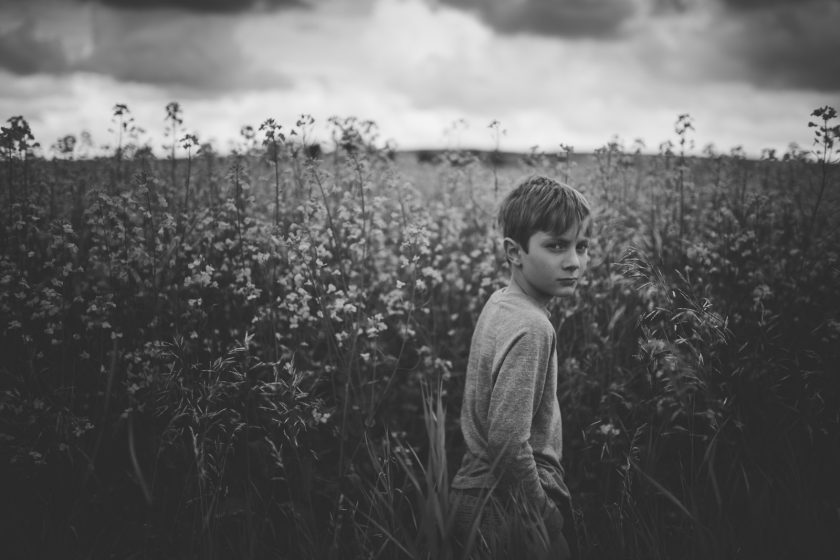
#> input picture Python/image processing/child.jpg, 840 x 560 px
$ python log_transform.py
#> lines starting #> are read from the running program, lines starting #| are printed output that depends on the picture
import numpy as np
import matplotlib.pyplot as plt
import cv2


img = cv2.imread('child.jpg')
#> img is the input picture: shape (560, 840, 3); min 26, max 244, mean 96.2
gray = cv2.cvtColor(img, cv2.COLOR_BGR2GRAY)
gray_float = gray.astype(np.float32)
c = 255 / np.log(1 + np.max(gray_float))
#> c = 46.35
log_img = c * np.log(1 + gray_float)
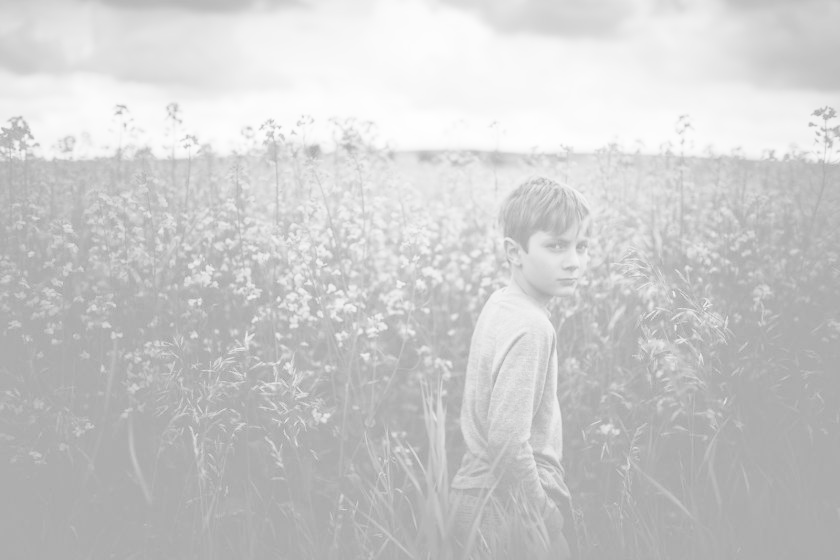
#> log_img: shape (560, 840) float32; min 152.8, max 255, mean 204.1
log_img = np.uint8(log_img)

# Display Original Image
plt.figure(1)
plt.imshow(gray, cmap='gray')
plt.title("Original Grayscale Image")
plt.axis('off')

# Histogram of Original Image
plt.figure(2)
plt.hist(gray.ravel(), bins=256)
plt.title("Histogram of Original Image")

# Display Log Transformed Image
plt.figure(3)
plt.imshow(log_img, cmap='gray')
plt.title("Log Transformed Image")
plt.axis('off')

# Histogram of Log Transformed Image
plt.figure(4)
plt.hist(log_img.ravel(), bins=256)
plt.title("Histogram of Log Transformed Image")
plt.show()
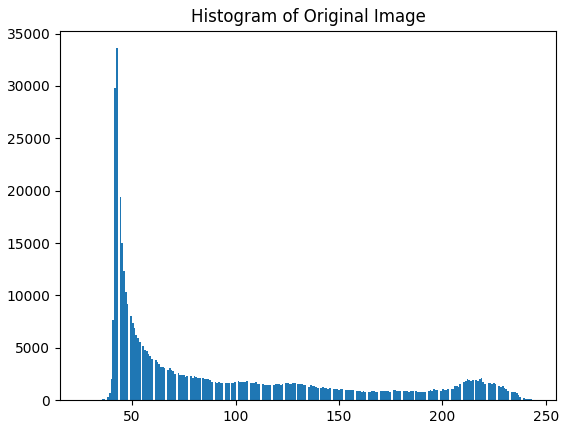
#> figure drawn by matplotlib, 1 panel; tallest bar 33606 high, from x = 42.18 to 43.03
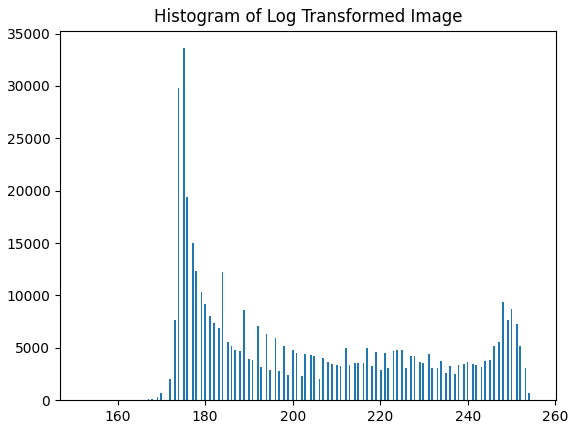
#> figure drawn by matplotlib, 1 panel; tallest bar 33606 high, from x = 174.9 to 175.3

$ run again, with Python/image processing/noice.jpg copied over Python/image processing/child.jpg
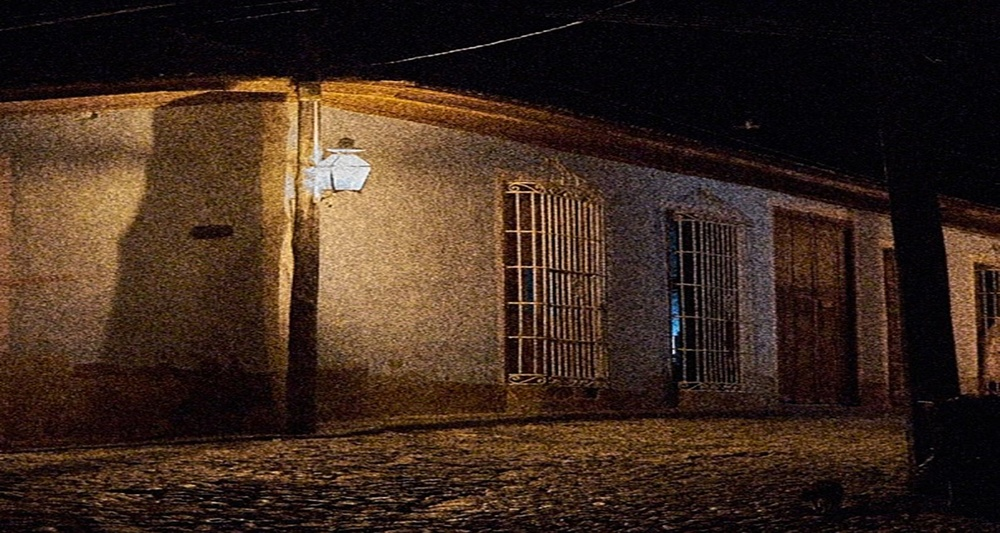
#> input picture Python/image processing/noice.jpg, 1000 x 533 px, shrunk from 1500 x 800 before the run
#> img is the input picture: shape (533, 1000, 3); mean B, G, R 30, 41.5, 60.9
#> `gray = cv2.cvtColor(img, cv2.COLOR_BGR2GRAY)`:
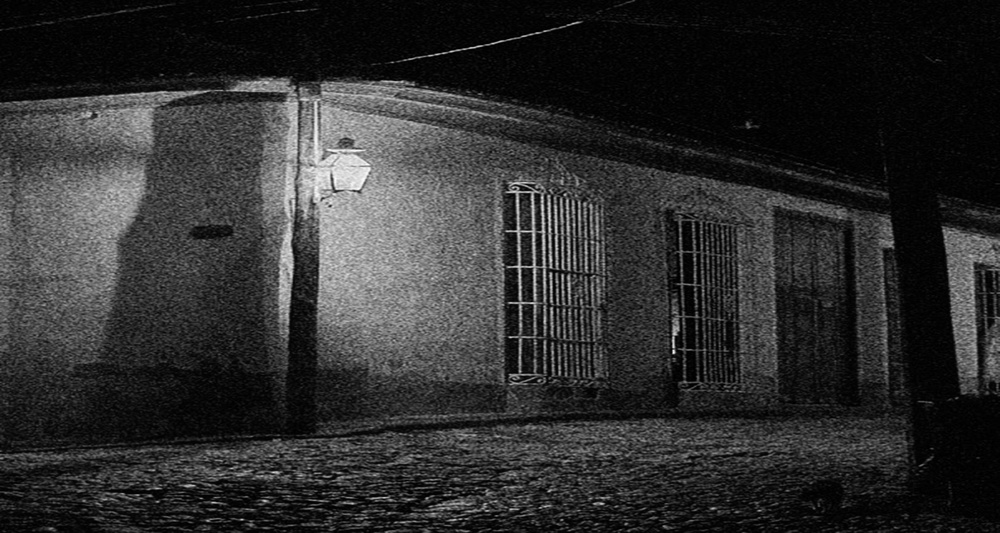
#> gray: shape (533, 1000); min 0, max 255, mean 46
#> c = 45.99
#> `plt.show()`:
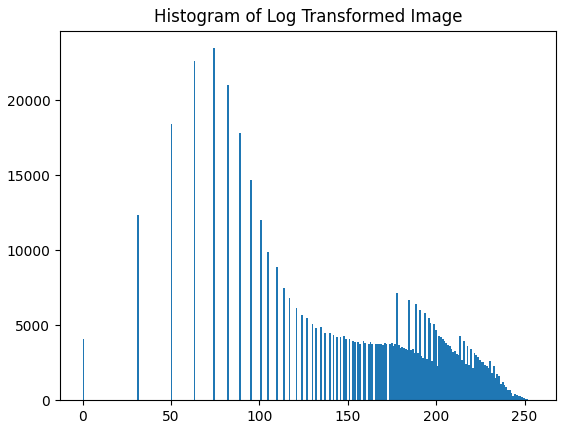
#> figure drawn by matplotlib, 1 panel; tallest bar 23458 high, from x = 73.71 to 74.71

$ run again, with Python/image processing/peacock - Copy.jpg copied over Python/image processing/child.jpg
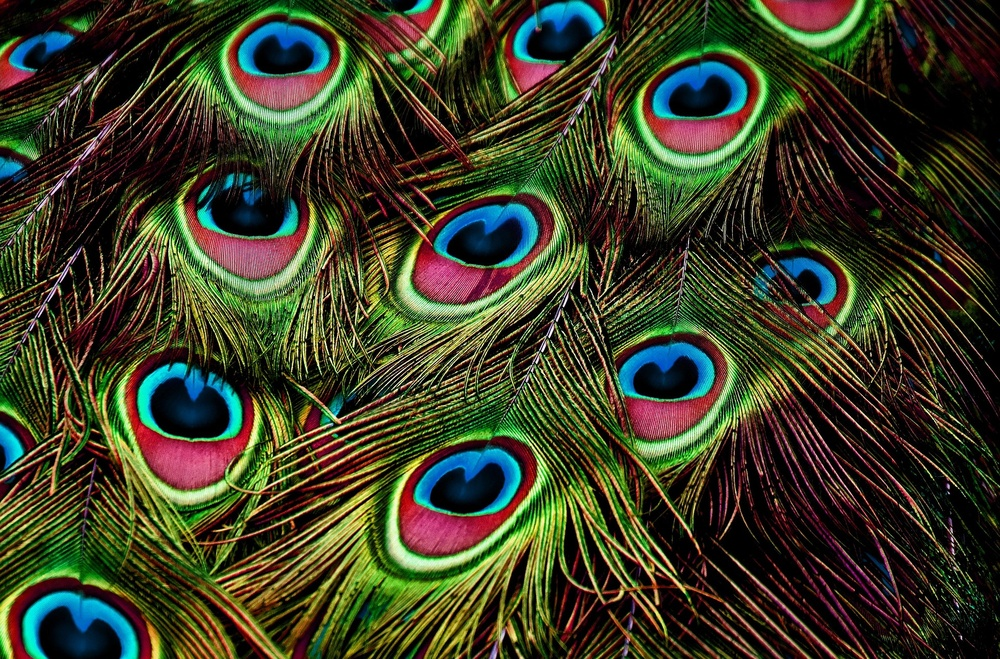
#> input picture Python/image processing/peacock - Copy.jpg, 1000 x 659 px, shrunk from 1920 x 1265 before the run
#> img is the input picture: shape (659, 1000, 3); mean B, G, R 39.2, 61.5, 60
#> `gray = cv2.cvtColor(img, cv2.COLOR_BGR2GRAY)`:
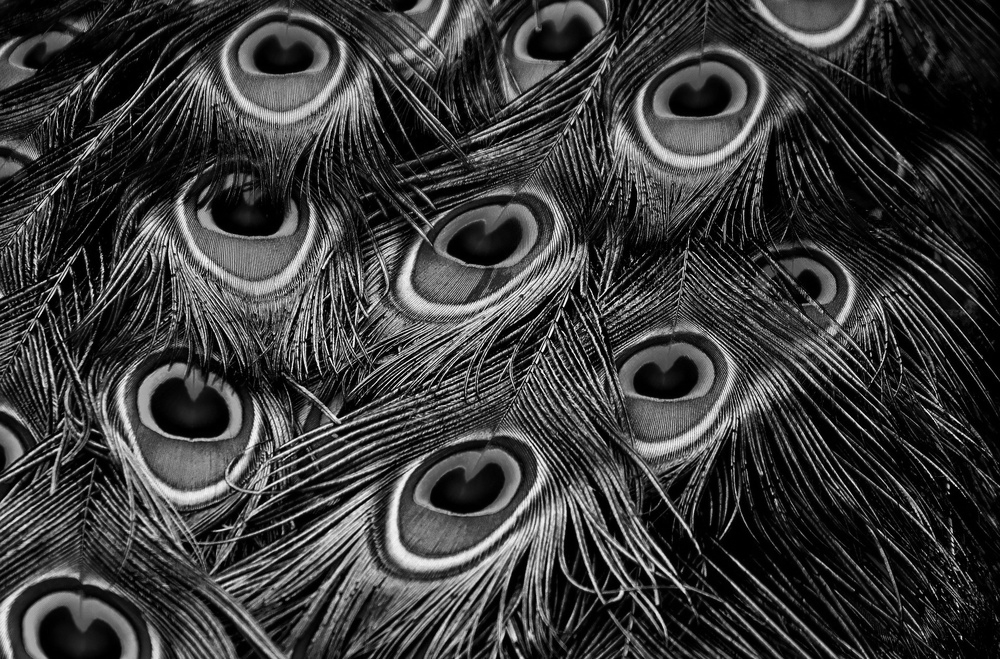
#> gray: shape (659, 1000); min 0, max 255, mean 58.5
#> c = 45.99
#> `plt.show()`:
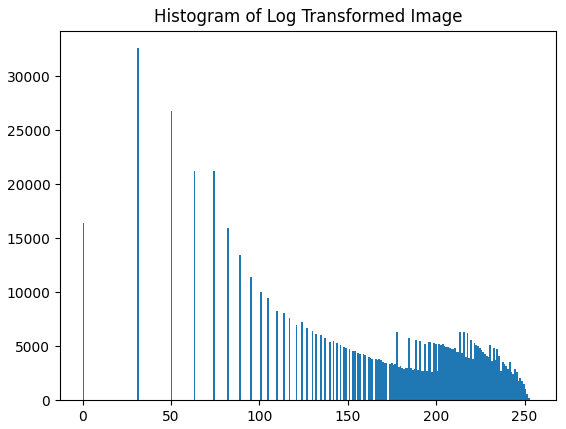
#> figure drawn by matplotlib, 1 panel; tallest bar 32613 high, from x = 30.88 to 31.88
